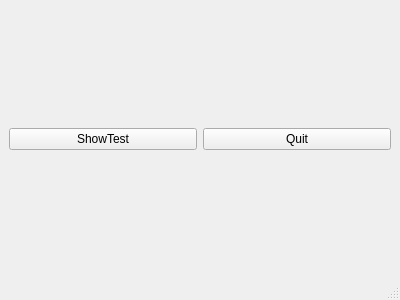
<?xml version="1.0" encoding="UTF-8"?>
<ui version="4.0">
 <class>MainWindow</class>
 <widget class="QMainWindow" name="MainWindow">
  <property name="geometry">
   <rect>
    <x>0</x>
    <y>0</y>
    <width>400</width>
    <height>300</height>
   </rect>
  </property>
  <property name="minimumSize">
   <size>
    <width>400</width>
    <height>300</height>
   </size>
  </property>
  <property name="maximumSize">
   <size>
    <width>800</width>
    <height>600</height>
   </size>
  </property>
  <property name="windowTitle">
   <string>MainWindow</string>
  </property>
  <widget class="QWidget" name="centralwidget">
   <layout class="QGridLayout" name="gridLayout">
    <item row="0" column="0">
     <layout class="QHBoxLayout" name="horizontalLayout">
      <item>
       <widget class="QPushButton" name="pushButton_st">
        <property name="text">
         <string>ShowTest</string>
        </property>
       </widget>
      </item>
      <item>
       <widget class="QPushButton" name="pushButton_quit">
        <property name="text">
         <string>Quit</string>
        </property>
       </widget>
      </item>
     </layout>
    </item>
   </layout>
  </widget>
  <widget class="QMenuBar" name="menubar">
   <property name="geometry">
    <rect>
     <x>0</x>
     <y>0</y>
     <width>400</width>
     <height>18</height>
    </rect>
   </property>
  </widget>
  <widget class="QStatusBar" name="statusbar"/>
 </widget>
 <resources/>
 <connections/>
</ui>
